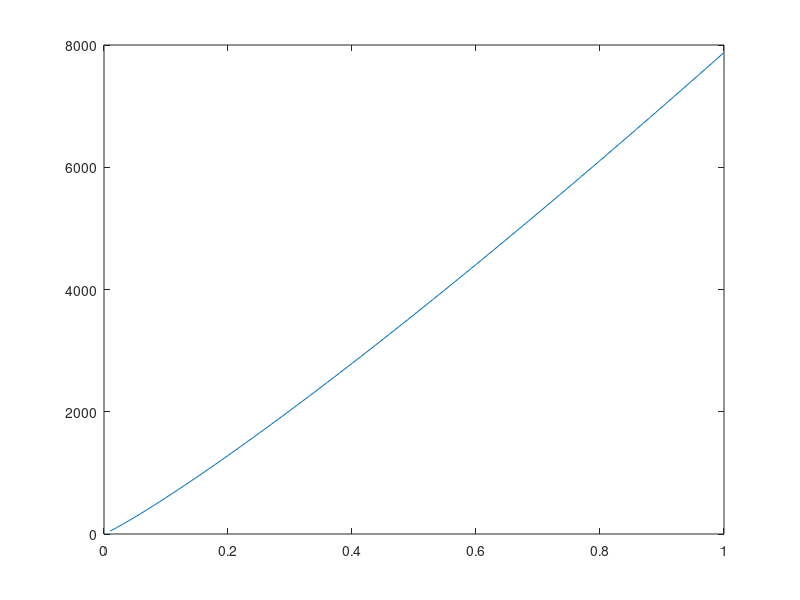

This chart was generated by the following MATLAB code:
%% Breakdown Voltage
%Based on Paschen's law, found in "The Incluence of Spark Discharge
%Characteristics on Minimum Ignition Energy in Flowing Gases" by Ballal and
%Lefebvre

clear; clc; close all;

%Constants for air:
A = 2.8e5;
B = 5.5;

P = linspace(0.01,1,100); %atm
d = 0.2; %cm

V = A*(P*d) ./ (B - log(P*d));

plot(P,V);

% The units have not been checked! Looks like the equation might not be
% compete either.